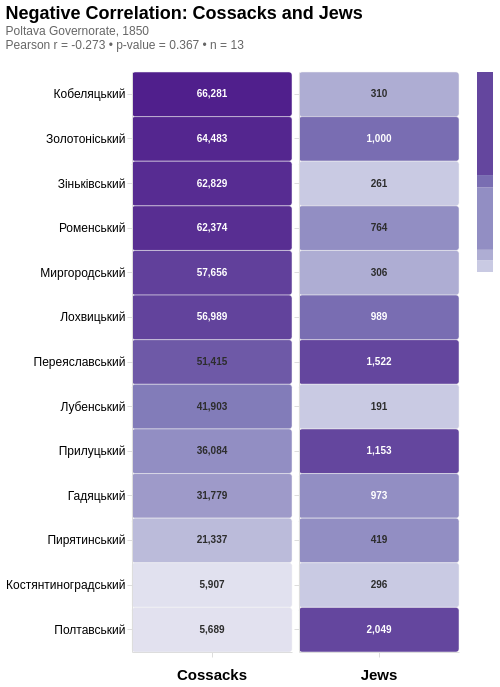

This figure's notebook cell:
### Code cell
from scipy import stats

#swapping rows and columns
correlation_data = cossacks_jews.T.reset_index()
correlation_data.columns = ["district", "Jews", "Cossacks"]

#converting to numeric
correlation_data["Cossacks"] = pd.to_numeric(correlation_data["Cossacks"], errors="coerce")
correlation_data["Jews"] = pd.to_numeric(correlation_data["Jews"], errors="coerce")

#removing missing values
correlation_data = correlation_data.dropna(subset=["Cossacks", "Jews"])
correlation_data = correlation_data[correlation_data["district"] != ""]

#removing districts with missing values
correlation_data = correlation_data[(correlation_data["Cossacks"] > 0) & (correlation_data["Jews"] > 0)]
correlation_data = correlation_data.reset_index(drop=True)

#removing outliers
correlation_data_clean = remove_outliers_iqr(correlation_data, "Cossacks")
correlation_data_clean = remove_outliers_iqr(correlation_data_clean, "Jews")

print(f"\nAfter outlier removal: {len(correlation_data_clean)} districts")
print(f"Removed: {len(correlation_data) - len(correlation_data_clean)} outliers")

#calculating Pearson correlation
pearson_corr_clean, pearson_p_clean = stats.pearsonr(
    correlation_data_clean["Cossacks"],
    correlation_data_clean["Jews"]
)

print(f"Pearson correlation: {pearson_corr_clean:.3f} (p-value: {pearson_p_clean:.4f})")

#creating selection on hover
hover = alt.selection_point(
    fields=["district"],
    on="mouseover",
    nearest=True,
    empty=False
)

#sorting by cossacks descending
df = correlation_data_clean.sort_values("Cossacks", ascending=False).reset_index(drop=True)

#altering the df to create a heatmap (one row for jews, one row for cossacks)
df_long = df.melt(
    id_vars=["district"], 
    value_vars=["Cossacks", "Jews"],
    var_name="group",
    value_name="population"
)

#calculating medians for text color
median_cossacks = df["Cossacks"].median()
median_jews = df["Jews"].median()

#cossacks heatmap
heatmap_cossacks = alt.Chart(df_long[df_long["group"] == "Cossacks"]).mark_rect(
    cornerRadius=3
).encode(
    x=alt.X("group:N", 
            axis=alt.Axis(labelFontSize=15, labelFontWeight="bold", labelPadding=10, labelAngle=0, title=None), #Cossacks column
            scale=alt.Scale(paddingInner=0)), 
    y=alt.Y("district:N", 
            sort=df["district"].tolist(), #districts as cells
            title="", 
            axis=alt.Axis(labelFontSize=12, labelLimit=250)),
    color=alt.Color("population:Q", 
                    scale=alt.Scale(scheme="purples", domain=[df["Cossacks"].min(), df["Cossacks"].max()]),
                    legend=None),
    strokeWidth=alt.condition(hover, alt.value(3), alt.value(0.5)),
    stroke=alt.condition(hover, alt.value("#1f1f1f"), alt.value("#f0f0f0")),
    tooltip=[
        alt.Tooltip("district:N", title="District"),
        alt.Tooltip("population:Q", title="Cossacks", format=",")
    ]
).add_params(hover).properties(width=160, height=580)

#Jews heatmap
heatmap_jews = alt.Chart(df_long[df_long["group"] == "Jews"]).mark_rect(
    cornerRadius=3
).encode(
    x=alt.X("group:N", 
            axis=alt.Axis(labelFontSize=15, labelFontWeight="bold", labelPadding=10, labelAngle= 0, title=None), #Jews column
            scale=alt.Scale(paddingInner=0)),
    y=alt.Y("district:N", 
            sort=df["district"].tolist(), #districts as cells
            title=None, 
            axis=alt.Axis(labels=False)),
    color=alt.Color("population:Q", 
                    scale=alt.Scale(scheme="purples", type="quantile"),
                    legend=alt.Legend(
                        title=None,
                        labelExpr="",
                        orient="right",
                        direction="vertical",
                        gradientLength=200,
                        gradientThickness=15
                    )),
    strokeWidth=alt.condition(hover, alt.value(3), alt.value(0.5)),
    stroke=alt.condition(hover, alt.value("#1f1f1f"), alt.value("#f0f0f0")),
    tooltip=[
        alt.Tooltip("district:N", title="District"),
        alt.Tooltip("population:Q", title="Jews", format=",")
    ]
).add_params(hover).properties(width=160, height=580)

#creating text layers

text_cossacks = alt.Chart(df_long[df_long["group"] == "Cossacks"]).mark_text(
    baseline="middle", 
    fontSize=10,
    fontWeight="bold"
).encode(
    x=alt.X("group:N", scale=alt.Scale(paddingInner=0)),
    y=alt.Y("district:N", sort=df["district"].tolist()),
    text=alt.Text("population:Q", format=",.0f"),
    color=alt.condition(
        f"datum.population > {median_cossacks}",
        alt.value("white"),
        alt.value("#2d2d2d")
    )
)

text_jews = alt.Chart(df_long[df_long["group"] == "Jews"]).mark_text(
    baseline="middle", 
    fontSize=10,
    fontWeight="bold"
).encode(
    x=alt.X("group:N", scale=alt.Scale(paddingInner=0)),
    y=alt.Y("district:N", sort=df["district"].tolist()),
    text=alt.Text("population:Q", format=",.0f"),
    color=alt.condition(
        f"datum.population > {median_jews}",
        alt.value("white"),
        alt.value("#2d2d2d")
    )
)

#combining charts
chart = (heatmap_cossacks + text_cossacks | heatmap_jews + text_jews).properties(
    title={
        "text": "Negative Correlation: Cossacks and Jews",
        "subtitle": [
            "Poltava Governorate, 1850",
            f"Pearson r = {pearson_corr_clean:.3f} • p-value = {pearson_p_clean:.3f} • n = {len(correlation_data_clean)}"
        ],
        "fontSize": 18,
        "fontWeight": "bold",
        "subtitleFontSize": 12,
        "subtitleColor": "#666",
        "anchor": "start",
        "offset": 20
    }
).configure_view(
    strokeWidth=0
).configure_axis(
    labelLimit=250,
    domainColor="#ddd",
    tickColor="#ddd"
).configure_concat(
    spacing=0
)

chart

### Figure 1 — Vega-Lite specification as saved in the notebook (floating-point values rounded to 4 significant figures)
{"$schema": "https://vega.github.io/schema/vega-lite/v5.20.1.json", "config": {"axis": {"domainColor": "#ddd", "labelLimit": 250, "tickColor": "#ddd"}, "concat": {"spacing": 0}, "view": {"continuousHeight": 300, "continuousWidth": 300, "strokeWidth": 0}}, "datasets": {"data-54b3e8cdbd4b1dae0227aba402b2ba29": [{"district": "Кобеляцький", "group": "Jews", "population": 310}, {"district": "Золотоніський", "group": "Jews", "population": 1000}, {"district": "Зіньківський", "group": "Jews", "population": 261}, {"district": "Роменський", "group": "Jews", "population": 764}, {"district": "Миргородський", "group": "Jews", "population": 306}, {"district": "Лохвицький", "group": "Jews", "population": 989}, {"district": "Переяславський", "group": "Jews", "population": 1522}, {"district": "Лубенський", "group": "Jews", "population": 191}, {"district": "Прилуцький", "group": "Jews", "population": 1153}, {"district": "Гадяцький", "group": "Jews", "population": 973}, {"district": "Пирятинський", "group": "Jews", "population": 419}, {"district": "Костянтиноградський", "group": "Jews", "population": 296}, {"district": "Полтавський", "group": "Jews", "population": 2049}], "data-aa8f99f2e8757f07749d9c01d00c86ef": [{"district": "Кобеляцький", "group": "Cossacks", "population": 66281}, {"district": "Золотоніський", "group": "Cossacks", "population": 64483}, {"district": "Зіньківський", "group": "Cossacks", "population": 62829}, {"district": "Роменський", "group": "Cossacks", "population": 62374}, {"district": "Миргородський", "group": "Cossacks", "population": 57656}, {"district": "Лохвицький", "group": "Cossacks", "population": 56989}, {"district": "Переяславський", "group": "Cossacks", "population": 51415}, {"district": "Лубенський", "group": "Cossacks", "population": 41903}, {"district": "Прилуцький", "group": "Cossacks", "population": 36084}, {"district": "Гадяцький", "group": "Cossacks", "population": 31779}, {"district": "Пирятинський", "group": "Cossacks", "population": 21337}, {"district": "Костянтиноградський", "group": "Cossacks", "population": 5907}, {"district": "Полтавський", "group": "Cossacks", "population": 5689}]}, "hconcat": [{"height": 580, "layer": [{"data": {"name": "data-aa8f99f2e8757f07749d9c01d00c86ef"}, "encoding": {"color": {"field": "population", "legend": null, "scale": {"domain": [5689, 66281], "scheme": "purples"}, "type": "quantitative"}, "stroke": {"condition": {"empty": false, "param": "param_10", "value": "#1f1f1f"}, "value": "#f0f0f0"}, "strokeWidth": {"condition": {"empty": false, "param": "param_10", "value": 3}, "value": 0.5}, "tooltip": [{"field": "district", "title": "District", "type": "nominal"}, {"field": "population", "format": ",", "title": "Cossacks", "type": "quantitative"}], "x": {"axis": {"labelAngle": 0, "labelFontSize": 15, "labelFontWeight": "bold", "labelPadding": 10, "title": null}, "field": "group", "scale": {"paddingInner": 0}, "type": "nominal"}, "y": {"axis": {"labelFontSize": 12, "labelLimit": 250}, "field": "district", "sort": ["Кобеляцький", "Золотоніський", "Зіньківський", "Роменський", "Миргородський", "Лохвицький", "Переяславський", "Лубенський", "Прилуцький", "Гадяцький", "Пирятинський", "Костянтиноградський", "Полтавський"], "title": "", "type": "nominal"}}, "mark": {"cornerRadius": 3, "type": "rect"}, "name": "view_9"}, {"data": {"name": "data-aa8f99f2e8757f07749d9c01d00c86ef"}, "encoding": {"color": {"condition": {"test": "datum.population > 51415.0", "value": "white"}, "value": "#2d2d2d"}, "text": {"field": "population", "format": ",.0f", "type": "quantitative"}, "x": {"field": "group", "scale": {"paddingInner": 0}, "type": "nominal"}, "y": {"field": "district", "sort": ["Кобеляцький", "Золотоніський", "Зіньківський", "Роменський", "Миргородський", "Лохвицький", "Переяславський", "Лубенський", "Прилуцький", "Гадяцький", "Пирятинський", "Костянтиноградський", "Полтавський"], "type": "nominal"}}, "mark": {"baseline": "middle", "fontSize": 10, "fontWeight": "bold", "type": "text"}}], "width": 160}, {"height": 580, "layer": [{"data": {"name": "data-54b3e8cdbd4b1dae0227aba402b2ba29"}, "encoding": {"color": {"field": "population", "legend": {"direction": "vertical", "gradientLength": 200, "gradientThickness": 15, "labelExpr": "", "orient": "right", "title": null}, "scale": {"scheme": "purples", "type": "quantile"}, "type": "quantitative"}, "stroke": {"condition": {"empty": false, "param": "param_10", "value": "#1f1f1f"}, "value": "#f0f0f0"}, "strokeWidth": {"condition": {"empty": false, "param": "param_10", "value": 3}, "value": 0.5}, "tooltip": [{"field": "district", "title": "District", "type": "nominal"}, {"field": "population", "format": ",", "title": "Jews", "type": "quantitative"}], "x": {"axis": {"labelAngle": 0, "labelFontSize": 15, "labelFontWeight": "bold", "labelPadding": 10, "title": null}, "field": "group", "scale": {"paddingInner": 0}, "type": "nominal"}, "y": {"axis": {"labels": false}, "field": "district", "sort": ["Кобеляцький", "Золотоніський", "Зіньківський", "Роменський", "Миргородський", "Лохвицький", "Переяславський", "Лубенський", "Прилуцький", "Гадяцький", "Пирятинський", "Костянтиноградський", "Полтавський"], "title": null, "type": "nominal"}}, "mark": {"cornerRadius": 3, "type": "rect"}, "name": "view_10"}, {"data": {"name": "data-54b3e8cdbd4b1dae0227aba402b2ba29"}, "encoding": {"color": {"condition": {"test": "datum.population > 764.0", "value": "white"}, "value": "#2d2d2d"}, "text": {"field": "population", "format": ",.0f", "type": "quantitative"}, "x": {"field": "group", "scale": {"paddingInner": 0}, "type": "nominal"}, "y": {"field": "district", "sort": ["Кобеляцький", "Золотоніський", "Зіньківський", "Роменський", "Миргородський", "Лохвицький", "Переяславський", "Лубенський", "Прилуцький", "Гадяцький", "Пирятинський", "Костянтиноградський", "Полтавський"], "type": "nominal"}}, "mark": {"baseline": "middle", "fontSize": 10, "fontWeight": "bold", "type": "text"}}], "width": 160}], "params": [{"name": "param_10", "select": {"fields": ["district"], "nearest": true, "on": "mouseover", "type": "point"}, "views": ["view_9", "view_10"]}], "title": {"anchor": "start", "fontSize": 18, "fontWeight": "bold", "offset": 20, "subtitle": ["Poltava Governorate, 1850", "Pearson r = -0.273 • p-value = 0.367 • n = 13"], "subtitleColor": "#666", "subtitleFontSize": 12, "text": "Negative Correlation: Cossacks and Jews"}}
